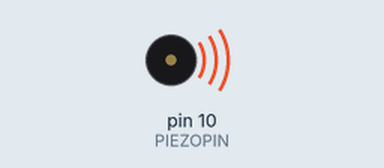
Bench run of a sketch on a simulated Arduino Uno, built with avr-gcc and run on an emulated ATmega328P. Shown: buzzer (waves = sounding).

Above: at 0.2 s.
Timing chart, 0 to 5.2 s (numbered marks = the images above):
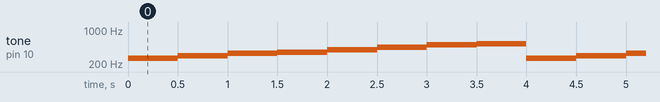

The sketch:

sketch_mar29f.ino
```cpp
#define PIEZOPIN 10
int numTones = 8;
int tones[] = {261, 294, 330, 349, 392, 440, 494, 523};

void setup() {
  // put your setup code here, to run once:
  pinMode(PIEZOPIN, OUTPUT);
}

void loop() {
  // put your main code here, to run repeatedly:
  for ( int i = 0 ; i < numTones ; i++) {
    tone(PIEZOPIN, tones[i]);
    delay(500);
  }
  noTone(PIEZOPIN);
}
```

Measured:
- by itself, tone on pin 10 (PIEZOPIN): repeats every 4.0 s: 294 Hz 0.50 s, 330 Hz 0.50 s, 349 Hz 0.50 s, 392 Hz 0.50 s, 440 Hz 0.50 s, 494 Hz 0.50 s, 523 Hz 0.50 s, 261 Hz 0.50 s
